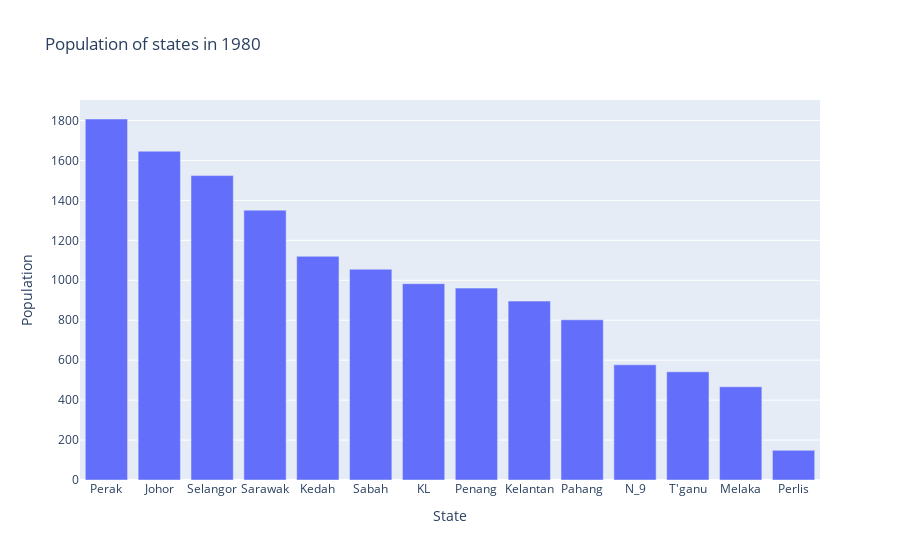

Write notebook code for a chart like this one.
### Code cell
# Bar chart

import plotly.express as px

# filter the DF for the year 1980
df_1980 = melted_state[melted_state['Year'] == 1980]

# Sort DF by pop in descending order
df_1980 = df_1980.sort_values(by='Population', ascending=False)

# create bar chart
fig = px.bar(df_1980, x='State', y='Population', title='Population of states in 1980')
fig.show()

### Figure 1 — Plotly figure (JSON) as saved in the notebook; plotly's stock layout.template omitted (floating-point values rounded to 4 significant figures)
{"data": [{"alignmentgroup": "True", "hovertemplate": "State=%{x}<br>Population=%{y}<extra></extra>", "legendgroup": "", "marker": {"color": "#636efa", "pattern": {"shape": ""}}, "name": "", "offsetgroup": "", "orientation": "v", "showlegend": false, "textposition": "auto", "type": "bar", "x": ["Perak", "Johor", "Selangor", "Sarawak", "Kedah", "Sabah", "KL", "Penang", "Kelantan", "Pahang", "N_9", "T'ganu", "Melaka", "Perlis"], "xaxis": "x", "y": [1807.0, 1646.0, 1524.0, 1351.0, 1120.0, 1055.0, 982.9, 960.7, 895.7, 802.1, 576.7, 541.7, 466.9, 148.7], "yaxis": "y"}], "layout": {"barmode": "relative", "legend": {"tracegroupgap": 0}, "title": {"text": "Population of states in 1980"}, "xaxis": {"anchor": "y", "domain": [0, 1], "title": {"text": "State"}}, "yaxis": {"anchor": "x", "domain": [0, 1], "title": {"text": "Population"}}}}
